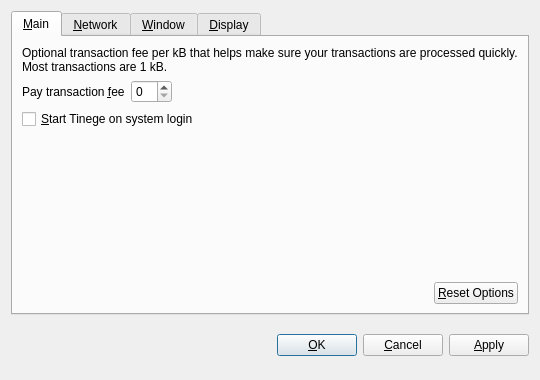
<?xml version="1.0" encoding="UTF-8"?>
<ui version="4.0">
 <class>OptionsDialog</class>
 <widget class="QDialog" name="OptionsDialog">
  <property name="geometry">
   <rect>
    <x>0</x>
    <y>0</y>
    <width>540</width>
    <height>380</height>
   </rect>
  </property>
  <property name="windowTitle">
   <string>Options</string>
  </property>
  <property name="modal">
   <bool>true</bool>
  </property>
  <layout class="QVBoxLayout" name="verticalLayout">
   <item>
    <widget class="QTabWidget" name="tabWidget">
     <property name="tabPosition">
      <enum>QTabWidget::North</enum>
     </property>
     <property name="currentIndex">
      <number>0</number>
     </property>
     <widget class="QWidget" name="tabMain">
      <attribute name="title">
       <string>&amp;Main</string>
      </attribute>
      <layout class="QVBoxLayout" name="verticalLayout_Main">
       <item>
        <widget class="QLabel" name="transactionFeeInfoLabel">
         <property name="text">
          <string>Optional transaction fee per kB that helps make sure your transactions are processed quickly. Most transactions are 1 kB.</string>
         </property>
         <property name="textFormat">
          <enum>Qt::PlainText</enum>
         </property>
         <property name="wordWrap">
          <bool>true</bool>
         </property>
        </widget>
       </item>
       <item>
        <layout class="QHBoxLayout" name="horizontalLayout_1_Main">
         <item>
          <widget class="QLabel" name="transactionFeeLabel">
           <property name="text">
            <string>Pay transaction &amp;fee</string>
           </property>
           <property name="textFormat">
            <enum>Qt::PlainText</enum>
           </property>
           <property name="buddy">
            <cstring>transactionFee</cstring>
           </property>
          </widget>
         </item>
         <item>
          <widget class="BitcoinAmountField" name="transactionFee"/>
         </item>
         <item>
          <spacer name="horizontalSpacer_1_Main">
           <property name="orientation">
            <enum>Qt::Horizontal</enum>
           </property>
           <property name="sizeHint" stdset="0">
            <size>
             <width>40</width>
             <height>20</height>
            </size>
           </property>
          </spacer>
         </item>
        </layout>
       </item>
       <item>
        <widget class="QCheckBox" name="bitcoinAtStartup">
         <property name="toolTip">
          <string>Automatically start Tinege after logging in to the system.</string>
         </property>
         <property name="text">
          <string>&amp;Start Tinege on system login</string>
         </property>
        </widget>
       </item>
       <item>
        <spacer name="verticalSpacer_Main">
         <property name="orientation">
          <enum>Qt::Vertical</enum>
         </property>
         <property name="sizeHint" stdset="0">
          <size>
           <width>20</width>
           <height>40</height>
          </size>
         </property>
        </spacer>
       </item>
       <item>
        <layout class="QHBoxLayout" name="horizontalLayout_2_Main">
         <item>
          <spacer name="horizontalSpacer_2_Main">
           <property name="orientation">
            <enum>Qt::Horizontal</enum>
           </property>
           <property name="sizeHint" stdset="0">
            <size>
             <width>40</width>
             <height>20</height>
            </size>
           </property>
          </spacer>
         </item>
         <item>
          <widget class="QPushButton" name="resetButton">
           <property name="toolTip">
            <string>Reset all client options to default.</string>
           </property>
           <property name="text">
            <string>&amp;Reset Options</string>
           </property>
           <property name="autoDefault">
            <bool>false</bool>
           </property>
          </widget>
         </item>
        </layout>
       </item>
      </layout>
     </widget>
     <widget class="QWidget" name="tabNetwork">
      <attribute name="title">
       <string>&amp;Network</string>
      </attribute>
      <layout class="QVBoxLayout" name="verticalLayout_Network">
       <item>
        <widget class="QCheckBox" name="mapPortUpnp">
         <property name="toolTip">
          <string>Automatically open the Tinege client port on the router. This only works when your router supports UPnP and it is enabled.</string>
         </property>
         <property name="text">
          <string>Map port using &amp;UPnP</string>
         </property>
        </widget>
       </item>
       <item>
        <widget class="QCheckBox" name="connectSocks">
         <property name="toolTip">
          <string>Connect to the Tinege network through a SOCKS proxy (e.g. when connecting through Tor).</string>
         </property>
         <property name="text">
          <string>&amp;Connect through SOCKS proxy:</string>
         </property>
        </widget>
       </item>
       <item>
        <layout class="QHBoxLayout" name="horizontalLayout_Network">
         <item>
          <widget class="QLabel" name="proxyIpLabel">
           <property name="text">
            <string>Proxy &amp;IP:</string>
           </property>
           <property name="textFormat">
            <enum>Qt::PlainText</enum>
           </property>
           <property name="buddy">
            <cstring>proxyIp</cstring>
           </property>
          </widget>
         </item>
         <item>
          <widget class="QValidatedLineEdit" name="proxyIp">
           <property name="maximumSize">
            <size>
             <width>140</width>
             <height>16777215</height>
            </size>
           </property>
           <property name="toolTip">
            <string>IP address of the proxy (e.g. 127.0.0.1)</string>
           </property>
          </widget>
         </item>
         <item>
          <widget class="QLabel" name="proxyPortLabel">
           <property name="text">
            <string>&amp;Port:</string>
           </property>
           <property name="textFormat">
            <enum>Qt::PlainText</enum>
           </property>
           <property name="buddy">
            <cstring>proxyPort</cstring>
           </property>
          </widget>
         </item>
         <item>
          <widget class="QLineEdit" name="proxyPort">
           <property name="maximumSize">
            <size>
             <width>55</width>
             <height>16777215</height>
            </size>
           </property>
           <property name="toolTip">
            <string>Port of the proxy (e.g. 9050)</string>
           </property>
          </widget>
         </item>
         <item>
          <widget class="QLabel" name="socksVersionLabel">
           <property name="text">
            <string>SOCKS &amp;Version:</string>
           </property>
           <property name="textFormat">
            <enum>Qt::PlainText</enum>
           </property>
           <property name="buddy">
            <cstring>socksVersion</cstring>
           </property>
          </widget>
         </item>
         <item>
          <widget class="QValueComboBox" name="socksVersion">
           <property name="toolTip">
            <string>SOCKS version of the proxy (e.g. 5)</string>
           </property>
          </widget>
         </item>
         <item>
          <spacer name="horizontalSpacer_Network">
           <property name="orientation">
            <enum>Qt::Horizontal</enum>
           </property>
           <property name="sizeHint" stdset="0">
            <size>
             <width>40</width>
             <height>20</height>
            </size>
           </property>
          </spacer>
         </item>
        </layout>
       </item>
       <item>
        <spacer name="verticalSpacer_Network">
         <property name="orientation">
          <enum>Qt::Vertical</enum>
         </property>
         <property name="sizeHint" stdset="0">
          <size>
           <width>20</width>
           <height>40</height>
          </size>
         </property>
        </spacer>
       </item>
      </layout>
     </widget>
     <widget class="QWidget" name="tabWindow">
      <attribute name="title">
       <string>&amp;Window</string>
      </attribute>
      <layout class="QVBoxLayout" name="verticalLayout_Window">
       <item>
        <widget class="QCheckBox" name="minimizeToTray">
         <property name="toolTip">
          <string>Show only a tray icon after minimizing the window.</string>
         </property>
         <property name="text">
          <string>&amp;Minimize to the tray instead of the taskbar</string>
         </property>
        </widget>
       </item>
       <item>
        <widget class="QCheckBox" name="minimizeOnClose">
         <property name="toolTip">
          <string>Minimize instead of exit the application when the window is closed. When this option is enabled, the application will be closed only after selecting Quit in the menu.</string>
         </property>
         <property name="text">
          <string>M&amp;inimize on close</string>
         </property>
        </widget>
       </item>
       <item>
        <spacer name="verticalSpacer_Window">
         <property name="orientation">
          <enum>Qt::Vertical</enum>
         </property>
         <property name="sizeHint" stdset="0">
          <size>
           <width>20</width>
           <height>40</height>
          </size>
         </property>
        </spacer>
       </item>
      </layout>
     </widget>
     <widget class="QWidget" name="tabDisplay">
      <attribute name="title">
       <string>&amp;Display</string>
      </attribute>
      <layout class="QVBoxLayout" name="verticalLayout_Display">
       <item>
        <layout class="QHBoxLayout" name="horizontalLayout_1_Display">
         <item>
          <widget class="QLabel" name="langLabel">
           <property name="text">
            <string>User Interface &amp;language:</string>
           </property>
           <property name="textFormat">
            <enum>Qt::PlainText</enum>
           </property>
           <property name="buddy">
            <cstring>lang</cstring>
           </property>
          </widget>
         </item>
         <item>
          <widget class="QValueComboBox" name="lang">
           <property name="toolTip">
            <string>The user interface language can be set here. This setting will take effect after restarting Tinege.</string>
           </property>
          </widget>
         </item>
        </layout>
       </item>
       <item>
        <layout class="QHBoxLayout" name="horizontalLayout_2_Display">
         <item>
          <widget class="QLabel" name="unitLabel">
           <property name="text">
            <string>&amp;Unit to show amounts in:</string>
           </property>
           <property name="textFormat">
            <enum>Qt::PlainText</enum>
           </property>
           <property name="buddy">
            <cstring>unit</cstring>
           </property>
          </widget>
         </item>
         <item>
          <widget class="QValueComboBox" name="unit">
           <property name="toolTip">
            <string>Choose the default subdivision unit to show in the interface and when sending coins.</string>
           </property>
          </widget>
         </item>
        </layout>
       </item>
       <item>
        <widget class="QCheckBox" name="displayAddresses">
         <property name="toolTip">
          <string>Whether to show Tinege addresses in the transaction list or not.</string>
         </property>
         <property name="text">
          <string>&amp;Display addresses in transaction list</string>
         </property>
        </widget>
       </item>
       <item>
        <spacer name="verticalSpacer_Display">
         <property name="orientation">
          <enum>Qt::Vertical</enum>
         </property>
         <property name="sizeHint" stdset="0">
          <size>
           <width>20</width>
           <height>40</height>
          </size>
         </property>
        </spacer>
       </item>
      </layout>
     </widget>
    </widget>
   </item>
   <item>
    <layout class="QHBoxLayout" name="horizontalLayout_Buttons">
     <item>
      <spacer name="horizontalSpacer_1">
       <property name="orientation">
        <enum>Qt::Horizontal</enum>
       </property>
       <property name="sizeHint" stdset="0">
        <size>
         <width>40</width>
         <height>48</height>
        </size>
       </property>
      </spacer>
     </item>
     <item>
      <widget class="QLabel" name="statusLabel">
       <property name="font">
        <font>
         <weight>75</weight>
         <bold>true</bold>
        </font>
       </property>
       <property name="text">
        <string/>
       </property>
       <property name="textFormat">
        <enum>Qt::PlainText</enum>
       </property>
       <property name="wordWrap">
        <bool>true</bool>
       </property>
      </widget>
     </item>
     <item>
      <spacer name="horizontalSpacer_2">
       <property name="orientation">
        <enum>Qt::Horizontal</enum>
       </property>
       <property name="sizeHint" stdset="0">
        <size>
         <width>40</width>
         <height>48</height>
        </size>
       </property>
      </spacer>
     </item>
     <item>
      <widget class="QPushButton" name="okButton">
       <property name="text">
        <string>&amp;OK</string>
       </property>
      </widget>
     </item>
     <item>
      <widget class="QPushButton" name="cancelButton">
       <property name="text">
        <string>&amp;Cancel</string>
       </property>
       <property name="autoDefault">
        <bool>false</bool>
       </property>
      </widget>
     </item>
     <item>
      <widget class="QPushButton" name="applyButton">
       <property name="text">
        <string>&amp;Apply</string>
       </property>
       <property name="autoDefault">
        <bool>false</bool>
       </property>
      </widget>
     </item>
    </layout>
   </item>
  </layout>
 </widget>
 <customwidgets>
  <customwidget>
   <class>BitcoinAmountField</class>
   <extends>QSpinBox</extends>
   <header>bitcoinamountfield.h</header>
  </customwidget>
  <customwidget>
   <class>QValueComboBox</class>
   <extends>QComboBox</extends>
   <header>qvaluecombobox.h</header>
  </customwidget>
  <customwidget>
   <class>QValidatedLineEdit</class>
   <extends>QLineEdit</extends>
   <header>qvalidatedlineedit.h</header>
  </customwidget>
 </customwidgets>
 <resources/>
 <connections/>
</ui>
